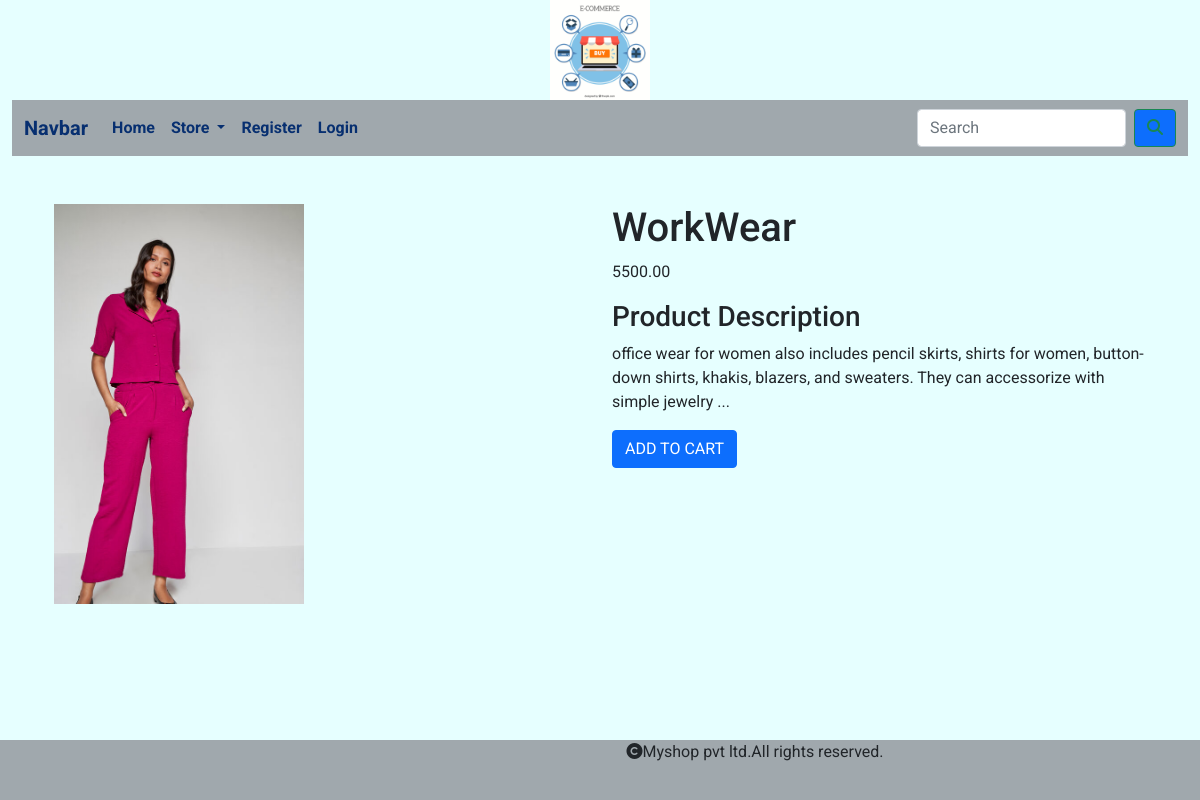
/prodetail/workwear, run on the app's committed database.
### shop/models.py (models this page shows, shortened)
class Product(models.Model):
    name = models.CharField(max_length=250, unique=True)
    slug = models.SlugField(max_length=250, unique=True)
    description = models.TextField(blank=True)
    price = models.DecimalField(max_digits=10, decimal_places=2)
    category = models.ForeignKey(Category, on_delete=models.CASCADE)
    image = models.ImageField(upload_to="image/products", null=True, blank=True)
    stock = models.IntegerField()
    available = models.BooleanField(default=True)
    created = models.DateTimeField(auto_now_add=True)
    updated = models.DateTimeField(auto_now=True)

### shop/views.py (the view)
# urls.py: path('prodetail/<slug:pslug>', views.prodetail, name="prodetail"),
def prodetail(request, pslug):
    p = Product.objects.get(slug=pslug)
    return render(request, 'detail.html', {'p': p})

### cart/context_processors.py (called while the page is built, shortened)
def counter(request):
    item_count = 0
    return {'item_count': item_count}

### shop/context_processors.py (called while the page is built)
def menu_links(request):
    links = Category.objects.all()
    return {'links': links}

### templates/detail.html
{% extends 'base.html' %}
{% load static %}
{% block content %}
<div class="container">
    <div class="row mx-auto">
        <div class="col-sm-6 mt-5">
            <img src="{{p.image.url}}" height="400px" width="250px" alt="{{p.image.url}}">
        </div>
        <div class="col-sm-6 mt-5">
            <div>
                <h1>{{p.name}}</h1>
                <p>{{p.price}}</p>
                <h3>Product Description</h3>
                <p>{{p.description}}</p>
                {% if p.stock <= 0 %}
                <h2>OUT OF STOCK</h2>
                {% else %}
                <a class="btn btn-primary" href="{% url 'cart:Add_To_Cart' p.id %}">ADD TO CART</a>
                {% endif %}
            </div>
        </div>
    </div>
</div>
{% endblock %}

### static/css/custom.css (style rules this page uses)
body { font-family: 'Roboto', sans-serif; background-color:rgb(230, 255, 255); }

### data on the page
Product: image (picture), name "WorkWear", price "5500.00", description "office wear for women also includes pencil skirts, shirts for women, button-down shirts, khakis, blazers, and sweaters. They can accessorize with simple jewelry ..."
